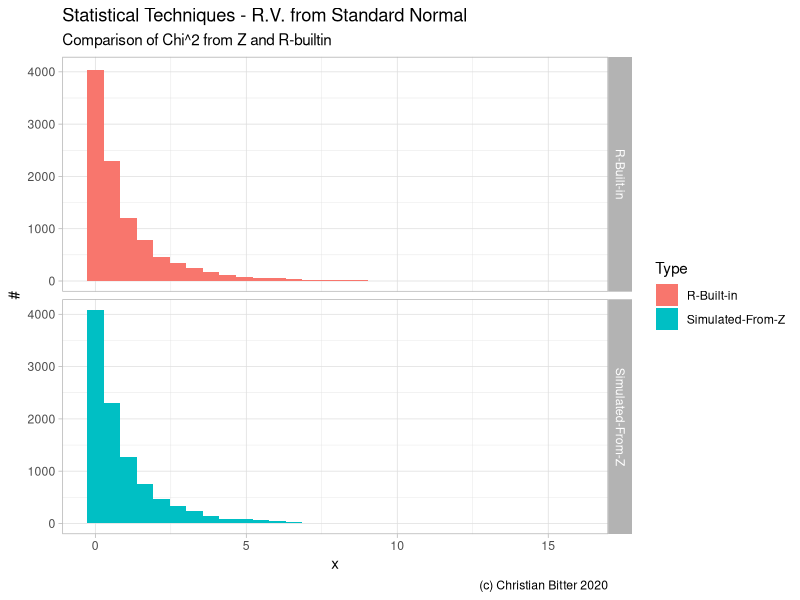
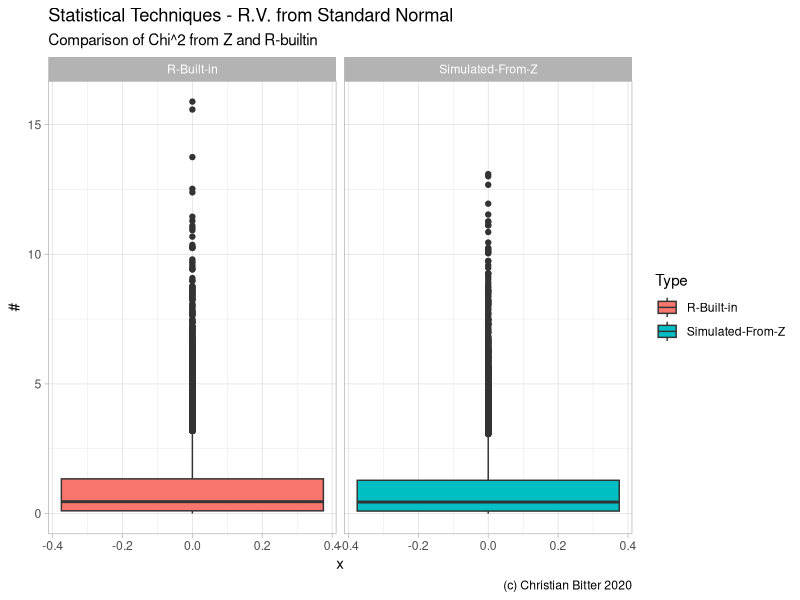
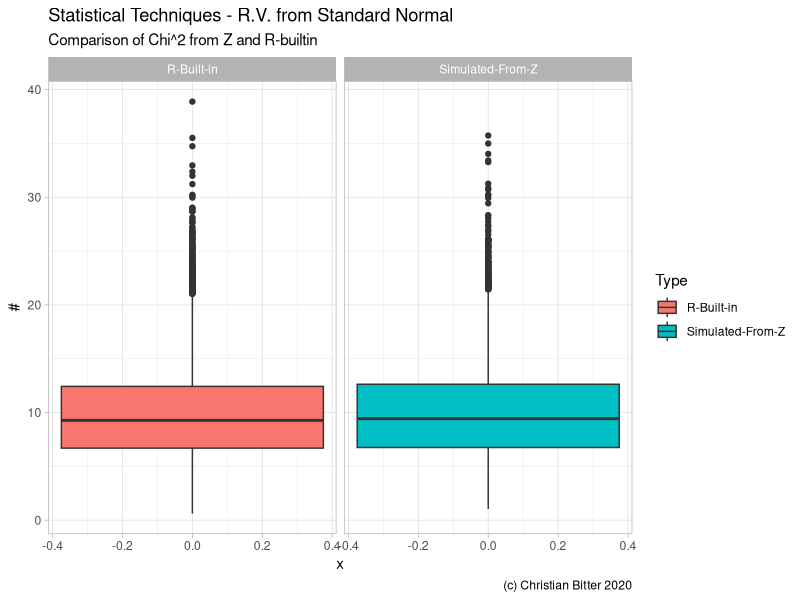
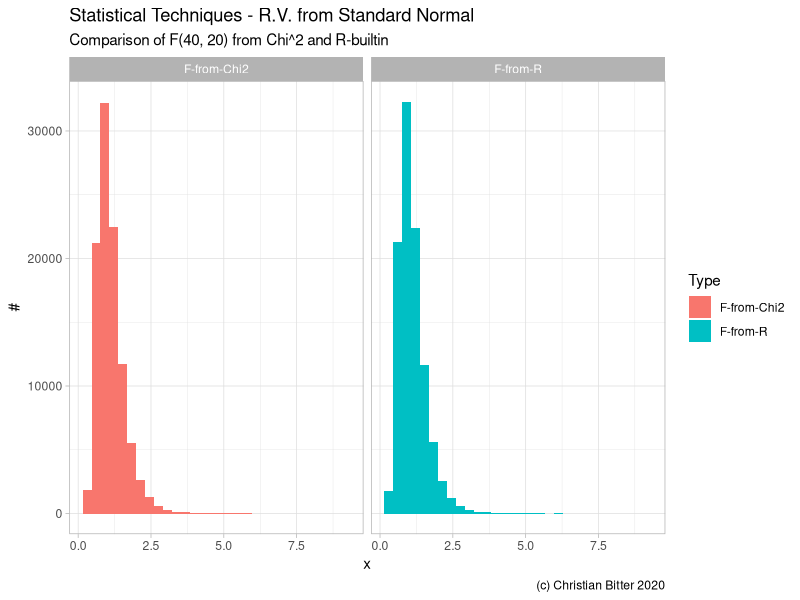

Write R code to recreate these figures, in order.
# auth: christian bitter
# date: 2020
# desc:
# simulate various distributions, building on the standard normal distribution

rm(list = ls());

library(ggplot2);
library(dplyr);

set.seed(1234);

# generate a sample of n chi2(1) - which is 
# which is based on chisq2(1) = Z^2, where Z^2 is one standard normal

n   <- 1e4;
Z   <- matrix(rnorm(n = n), ncol = 1);
C_1 <- Z * Z;

df <- data.frame("Chi2" = C_1, Type = "Simulated-From-Z");
df <- rbind(df, 
            data.frame("Chi2" = rchisq(n = n, df = 1), Type = "R-Built-in"));

# compare
plot_title   <- "Statistical Techniques - R.V. from Standard Normal";
plot_caption <- "(c) Christian Bitter 2020";

df %>%
  ggplot(aes(x = Chi2, fill = Type)) + 
  geom_histogram() + 
  facet_grid(Type ~ .) + 
  labs(title = plot_title, caption = plot_caption, x = "x", y = "#",
       subtitle = "Comparison of Chi^2 from Z and R-builtin") + 
  theme_light();

df %>%
  ggplot(aes(y = Chi2, fill = Type)) + 
  geom_boxplot() + 
  facet_grid(. ~ Type) + 
  labs(title = plot_title, caption = plot_caption, x = "x", y = "#",
       subtitle = "Comparison of Chi^2 from Z and R-builtin") + 
  theme_light();

# Now do the same but for a Chi2 with m degree of freedom
N <- 1e4;
M <- 10;
Z <- matrix(rnorm(n = N * M), ncol = M);
Chi2 <- Z * Z;
Chi2 <- apply(X = Chi2, MARGIN = 1, FUN = sum);

df <- data.frame("Chi2" = Chi2, Type = "Simulated-From-Z");
df <- rbind(df, 
            data.frame("Chi2" = rchisq(n = N, df = M), Type = "R-Built-in"));
df %>%
  ggplot(aes(y = Chi2, fill = Type)) + 
  geom_boxplot() + 
  facet_grid(. ~ Type) + 
  labs(title = plot_title, caption = plot_caption, x = "x", y = "#",
       subtitle = "Comparison of Chi^2 from Z and R-builtin") + 
  theme_light();


# next up - simulate the ratio of 2 Chi-squared A and B with dof n, m
# then the ratio of A/n / B/ m ~ F_n_m
r_chi2 <- function(N, M) {
  if (N < 1) stop("r_chi2 - N < 1");
  if (M < 1) stop("r_chi2 - M < 1");
  
  Z <- matrix(rnorm(n = N * M), ncol = M);
  Chi2 <- Z * Z;
  Chi2 <- apply(X = Chi2, MARGIN = 1, FUN = sum);
  return(Chi2);
}

N      <- 1e5;
M_1    <- 40;
M_2    <- 20;
A <- r_chi2(N = N, M = M_1) / M_1;
B <- r_chi2(N = N, M = M_2) / M_2;
F_a_b  <- A / B;
r_f    <- rf(n = N, df1 = M_1, df2 = M_2);

df <- 
  data.frame(X = F_a_b, Type = "F-from-Chi2") %>%
  bind_rows(data.frame(X = r_f, Type = "F-from-R"));

df %>%
  ggplot(aes(x = X, fill = Type)) + 
  geom_histogram() + 
  facet_grid(. ~ Type) + 
  labs(title = plot_title, caption = plot_caption, x = "x", y = "#",
       subtitle = sprintf("Comparison of F(%s, %s) from Chi^2 and R-builtin", M_1, M_2)) + 
  theme_light();